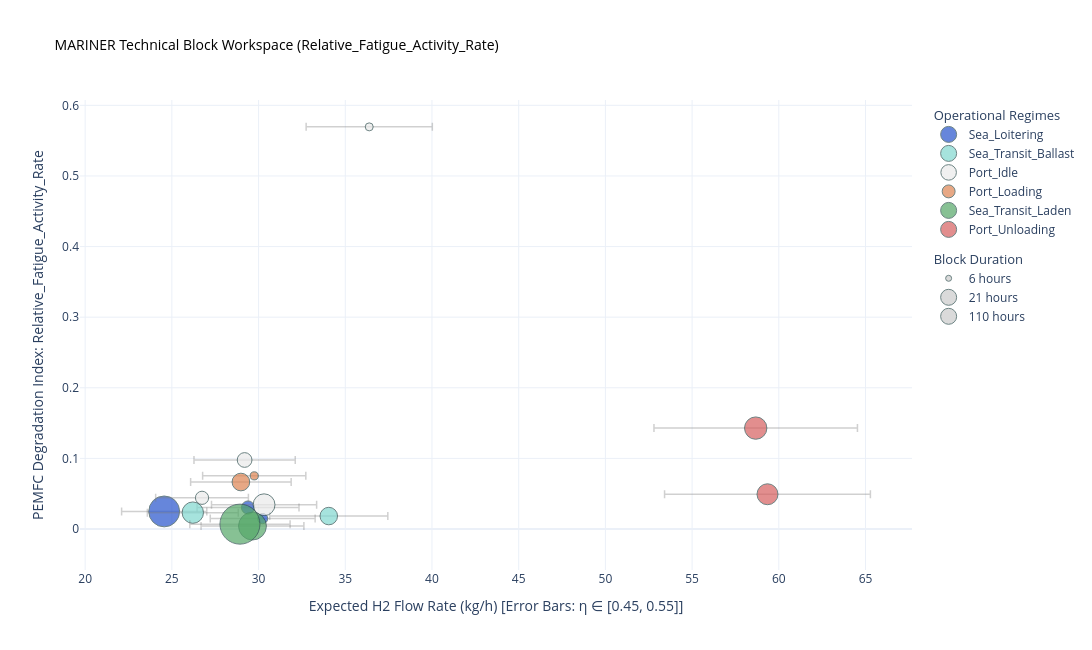
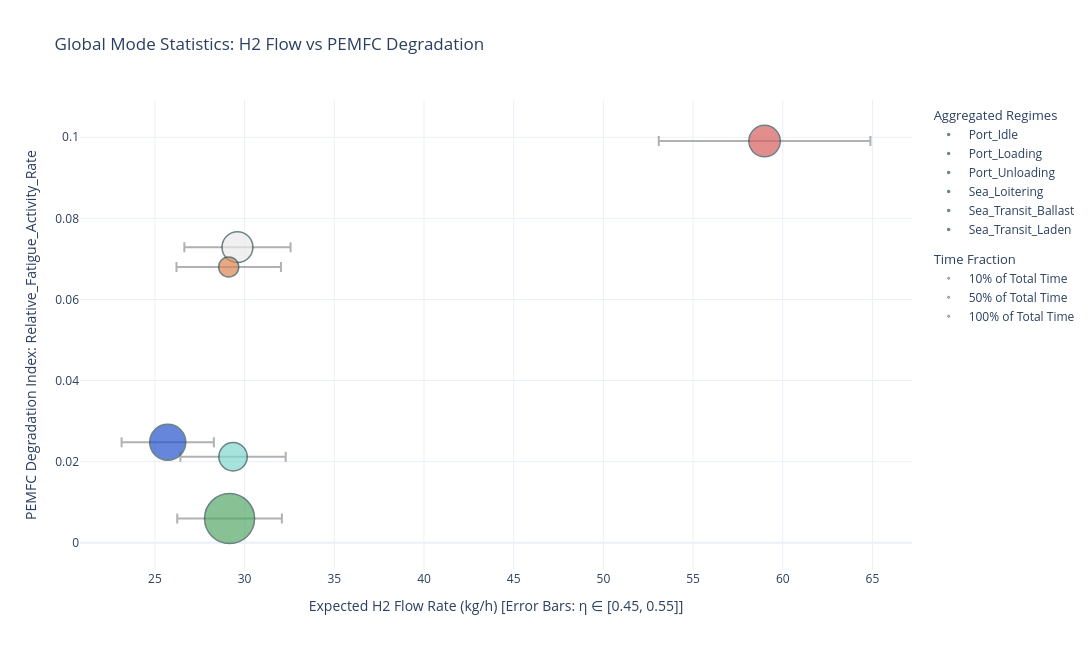

The cell these charts' notebook holds for them, in order:
### Code cell
fig_bricks_fatigue = plot_block_space(combined_filtered_registry, y_axis_metric='Relative_Fatigue_Activity_Rate', print_table=False)
fig_bricks_fatigue.show()

fig_stats_fatigue = plot_mode_statistics(combined_filtered_stats, y_axis_metric='Relative_Fatigue_Activity_Rate', print_table=False)
fig_stats_fatigue.show()

### Figure 1 — Plotly figure (JSON) as saved in the notebook; plotly's stock layout.template omitted (floating-point values rounded to 4 significant figures)
{"data": [{"error_x": {"array": [2.456, 3.024, 2.939], "color": "rgba(120,120,120,0.35)", "symmetric": true, "thickness": 1.5, "type": "data", "width": 4}, "hoverinfo": "text", "legendgroup": "Modes", "legendgrouptitle": {"text": "Operational Regimes"}, "marker": {"color": "#2653CC", "line": {"color": "DarkSlateGrey", "width": 1}, "size": [65.5, 7.083, 11.92], "sizemin": 4, "sizemode": "area", "sizeref": 0.1374}, "mode": "markers", "name": "Sea_Loitering", "text": ["<b>Mode Block: Sea_Loitering</b><br>File Origin: Rotherhithe_voy_179.csv<br>Start Timestamp: 2025-12-23 14:35<br>Total Duration: 65.50 h<br>Mean Power Demand: 405.0 kW<br>-----------------------------------<br>H2 Rate: [22.10 - 27.01] kg/h<br>Fatigue Damage Rate: 0.0249 (/s)<br>Power Fluctuation: 0.23 (kW²/s²)<br>", "<b>Mode Block: Sea_Loitering</b><br>File Origin: Rotherhithe_voy_179.csv<br>Start Timestamp: 2025-12-30 00:55<br>Total Duration: 7.08 h<br>Mean Power Demand: 498.7 kW<br>-----------------------------------<br>H2 Rate: [27.21 - 33.26] kg/h<br>Fatigue Damage Rate: 0.0147 (/s)<br>Power Fluctuation: 0.15 (kW²/s²)<br>", "<b>Mode Block: Sea_Loitering</b><br>File Origin: Wembley_voy_236.csv<br>Start Timestamp: 2026-01-30 12:00<br>Total Duration: 11.92 h<br>Mean Power Demand: 484.8 kW<br>-----------------------------------<br>H2 Rate: [26.45 - 32.33] kg/h<br>Fatigue Damage Rate: 0.0304 (/s)<br>Power Fluctuation: 0.31 (kW²/s²)<br>"], "type": "scatter", "x": [24.56, 30.24, 29.39], "y": [0.02487, 0.01473, 0.03038]}, {"error_x": {"array": [2.621, 3.405], "color": "rgba(120,120,120,0.35)", "symmetric": true, "thickness": 1.5, "type": "data", "width": 4}, "hoverinfo": "text", "legendgroup": "Modes", "legendgrouptitle": {"text": "Operational Regimes"}, "marker": {"color": "#81D8D0", "line": {"color": "DarkSlateGrey", "width": 1}, "size": [31.42, 21.08], "sizemin": 4, "sizemode": "area", "sizeref": 0.1374}, "mode": "markers", "name": "Sea_Transit_Ballast", "text": ["<b>Mode Block: Sea_Transit_Ballast</b><br>File Origin: Rotherhithe_voy_179.csv<br>Handling: Separated<br>Start Timestamp: 2025-12-22 10:50<br>Total Duration: 31.42 h<br>Mean Power Demand: 432.3 kW<br>-----------------------------------<br>H2 Rate: [23.59 - 28.83] kg/h<br>Fatigue Damage Rate: 0.0231 (/s)<br>Power Fluctuation: 0.19 (kW²/s²)<br>", "<b>Mode Block: Sea_Transit_Ballast</b><br>File Origin: Wembley_voy_236.csv<br>Handling: Separated<br>Start Timestamp: 2026-01-23 16:20<br>Total Duration: 21.08 h<br>Mean Power Demand: 561.6 kW<br>-----------------------------------<br>H2 Rate: [30.64 - 37.45] kg/h<br>Fatigue Damage Rate: 0.0183 (/s)<br>Power Fluctuation: 0.21 (kW²/s²)<br>"], "type": "scatter", "x": [26.21, 34.05], "y": [0.02315, 0.0183]}, {"error_x": {"array": [2.674, 3.638, 3.032, 2.919], "color": "rgba(120,120,120,0.35)", "symmetric": true, "thickness": 1.5, "type": "data", "width": 4}, "hoverinfo": "text", "legendgroup": "Modes", "legendgrouptitle": {"text": "Operational Regimes"}, "marker": {"color": "#EAEAEA", "line": {"color": "DarkSlateGrey", "width": 1}, "size": [12.0, 2.5, 32.83, 14.92], "sizemin": 4, "sizemode": "area", "sizeref": 0.1374}, "mode": "markers", "name": "Port_Idle", "text": ["<b>Mode Block: Port_Idle</b><br>File Origin: Rotherhithe_voy_179.csv<br>Start Timestamp: 2025-12-26 11:45<br>Total Duration: 12.00 h<br>Mean Power Demand: 441.0 kW<br>-----------------------------------<br>H2 Rate: [24.07 - 29.41] kg/h<br>Fatigue Damage Rate: 0.0442 (/s)<br>Power Fluctuation: 0.47 (kW²/s²)<br>", "<b>Mode Block: Port_Idle</b><br>File Origin: Rotherhithe_voy_179.csv<br>Start Timestamp: 2025-12-30 09:35<br>Total Duration: 2.50 h<br>Mean Power Demand: 600.1 kW<br>-----------------------------------<br>H2 Rate: [32.74 - 40.02] kg/h<br>Fatigue Damage Rate: 0.5695 (/s)<br>Power Fluctuation: 10.13 (kW²/s²)<br>", "<b>Mode Block: Port_Idle</b><br>File Origin: Wembley_voy_236.csv<br>Start Timestamp: 2026-01-24 13:25<br>Total Duration: 32.83 h<br>Mean Power Demand: 500.0 kW<br>-----------------------------------<br>H2 Rate: [27.29 - 33.35] kg/h<br>Fatigue Damage Rate: 0.0343 (/s)<br>Power Fluctuation: 0.20 (kW²/s²)<br>", "<b>Mode Block: Port_Idle</b><br>File Origin: Wembley_voy_236.csv<br>Start Timestamp: 2026-01-31 04:35<br>Total Duration: 14.92 h<br>Mean Power Demand: 481.5 kW<br>-----------------------------------<br>H2 Rate: [26.28 - 32.11] kg/h<br>Fatigue Damage Rate: 0.0977 (/s)<br>Power Fluctuation: 0.98 (kW²/s²)<br>"], "type": "scatter", "x": [26.74, 36.38, 30.32, 29.19], "y": [0.04417, 0.5695, 0.0343, 0.09772]}, {"error_x": {"array": [2.898, 2.975], "color": "rgba(120,120,120,0.35)", "symmetric": true, "thickness": 1.5, "type": "data", "width": 4}, "hoverinfo": "text", "legendgroup": "Modes", "legendgrouptitle": {"text": "Operational Regimes"}, "marker": {"color": "#DD8452", "line": {"color": "DarkSlateGrey", "width": 1}, "size": [21.42, 4.5], "sizemin": 4, "sizemode": "area", "sizeref": 0.1374}, "mode": "markers", "name": "Port_Loading", "text": ["<b>Mode Block: Port_Loading</b><br>File Origin: Rotherhithe_voy_179.csv<br>Start Timestamp: 2025-12-26 18:30<br>Total Duration: 21.42 h<br>Mean Power Demand: 478.0 kW<br>-----------------------------------<br>H2 Rate: [26.08 - 31.88] kg/h<br>Fatigue Damage Rate: 0.0665 (/s)<br>Power Fluctuation: 0.64 (kW²/s²)<br>", "<b>Mode Block: Port_Loading</b><br>File Origin: Wembley_voy_236.csv<br>Start Timestamp: 2026-01-24 17:45<br>Total Duration: 4.50 h<br>Mean Power Demand: 490.7 kW<br>-----------------------------------<br>H2 Rate: [26.78 - 32.73] kg/h<br>Fatigue Damage Rate: 0.0753 (/s)<br>Power Fluctuation: 0.76 (kW²/s²)<br>"], "type": "scatter", "x": [28.98, 29.75], "y": [0.06652, 0.07526]}, {"error_x": {"array": [2.965, 2.893], "color": "rgba(120,120,120,0.35)", "symmetric": true, "thickness": 1.5, "type": "data", "width": 4}, "hoverinfo": "text", "legendgroup": "Modes", "legendgrouptitle": {"text": "Operational Regimes"}, "marker": {"color": "#55A868", "line": {"color": "DarkSlateGrey", "width": 1}, "size": [53.33, 109.9], "sizemin": 4, "sizemode": "area", "sizeref": 0.1374}, "mode": "markers", "name": "Sea_Transit_Laden", "text": ["<b>Mode Block: Sea_Transit_Laden</b><br>File Origin: Rotherhithe_voy_179.csv<br>Handling: Separated<br>Start Timestamp: 2025-12-27 21:10<br>Total Duration: 53.33 h<br>Mean Power Demand: 489.0 kW<br>-----------------------------------<br>H2 Rate: [26.68 - 32.61] kg/h<br>Fatigue Damage Rate: 0.0041 (/s)<br>Power Fluctuation: 0.02 (kW²/s²)<br>", "<b>Mode Block: Sea_Transit_Laden</b><br>File Origin: Wembley_voy_236.csv<br>Handling: Separated<br>Start Timestamp: 2026-01-26 02:45<br>Total Duration: 109.92 h<br>Mean Power Demand: 477.1 kW<br>-----------------------------------<br>H2 Rate: [26.03 - 31.82] kg/h<br>Fatigue Damage Rate: 0.0069 (/s)<br>Power Fluctuation: 0.04 (kW²/s²)<br>"], "type": "scatter", "x": [29.65, 28.93], "y": [0.004113, 0.006866]}, {"error_x": {"array": [5.935, 5.867], "color": "rgba(120,120,120,0.35)", "symmetric": true, "thickness": 1.5, "type": "data", "width": 4}, "hoverinfo": "text", "legendgroup": "Modes", "legendgrouptitle": {"text": "Operational Regimes"}, "marker": {"color": "#D65F5F", "line": {"color": "DarkSlateGrey", "width": 1}, "size": [30.17, 34.33], "sizemin": 4, "sizemode": "area", "sizeref": 0.1374}, "mode": "markers", "name": "Port_Unloading", "text": ["<b>Mode Block: Port_Unloading</b><br>File Origin: Rotherhithe_voy_179.csv<br>Start Timestamp: 2025-12-30 12:05<br>Total Duration: 30.17 h<br>Mean Power Demand: 978.8 kW<br>-----------------------------------<br>H2 Rate: [53.41 - 65.28] kg/h<br>Fatigue Damage Rate: 0.0492 (/s)<br>Power Fluctuation: 0.76 (kW²/s²)<br>", "<b>Mode Block: Port_Unloading</b><br>File Origin: Wembley_voy_236.csv<br>Start Timestamp: 2026-01-31 10:35<br>Total Duration: 34.33 h<br>Mean Power Demand: 967.6 kW<br>-----------------------------------<br>H2 Rate: [52.80 - 64.53] kg/h<br>Fatigue Damage Rate: 0.1429 (/s)<br>Power Fluctuation: 1.56 (kW²/s²)<br>"], "type": "scatter", "x": [59.35, 58.67], "y": [0.04919, 0.1429]}, {"legendgroup": "Size", "legendgrouptitle": {"text": "Block Duration"}, "marker": {"color": "rgba(150,150,150,0.5)", "line": {"color": "DarkSlateGrey", "width": 1}, "size": [6], "sizemode": "area", "sizeref": 0.1374}, "mode": "markers", "name": "6 hours", "type": "scatter", "x": [null], "y": [null]}, {"legendgroup": "Size", "legendgrouptitle": {"text": "Block Duration"}, "marker": {"color": "rgba(150,150,150,0.5)", "line": {"color": "DarkSlateGrey", "width": 1}, "size": [21], "sizemode": "area", "sizeref": 0.1374}, "mode": "markers", "name": "21 hours", "type": "scatter", "x": [null], "y": [null]}, {"legendgroup": "Size", "legendgrouptitle": {"text": "Block Duration"}, "marker": {"color": "rgba(150,150,150,0.5)", "line": {"color": "DarkSlateGrey", "width": 1}, "size": [110], "sizemode": "area", "sizeref": 0.1374}, "mode": "markers", "name": "110 hours", "type": "scatter", "x": [null], "y": [null]}], "layout": {"height": 650, "hovermode": "closest", "title": {"font": {"color": "black", "size": 14}, "text": "MARINER Technical Block Workspace (Relative_Fatigue_Activity_Rate)"}, "width": 1100, "xaxis": {"title": {"text": "Expected H2 Flow Rate (kg/h) [Error Bars: η ∈ [0.45, 0.55]]"}}, "yaxis": {"title": {"text": "PEMFC Degradation Index: Relative_Fatigue_Activity_Rate"}}}}

### Figure 2 — Plotly figure (JSON) as saved in the notebook; plotly's stock layout.template omitted (floating-point values rounded to 4 significant figures)
{"data": [{"error_x": {"array": [2.96], "arrayminus": [2.96], "color": "rgba(100,100,100,0.5)", "thickness": 2, "type": "data", "width": 5}, "hoverinfo": "text", "hovertext": ["<b>Port_Idle</b><br>Time Fraction: 13.7% (62.2 hrs)<br>Mean Power: 488.2 kW<br>H2 Rate: [26.64 - 32.56] kg/h<br>Fatigue Damage Rate: 0.0729 (/h)<br>Power Fluctuation: 0.84 (kW^3/h^3)<br>"], "legendgroup": "Modes", "legendgrouptitle": {"text": "Aggregated Regimes"}, "marker": {"color": "#EAEAEA", "line": {"color": "DarkSlateGrey", "width": 1.5}, "size": [0.1374], "sizemin": 10, "sizemode": "area", "sizeref": 0.0002884}, "mode": "markers", "name": "Port_Idle", "type": "scatter", "x": [29.6], "y": [0.0729]}, {"error_x": {"array": [2.911], "arrayminus": [2.911], "color": "rgba(100,100,100,0.5)", "thickness": 2, "type": "data", "width": 5}, "hoverinfo": "text", "hovertext": ["<b>Port_Loading</b><br>Time Fraction: 5.7% (25.9 hrs)<br>Mean Power: 480.2 kW<br>H2 Rate: [26.20 - 32.03] kg/h<br>Fatigue Damage Rate: 0.0680 (/h)<br>Power Fluctuation: 0.66 (kW^3/h^3)<br>"], "legendgroup": "Modes", "legendgrouptitle": {"text": "Aggregated Regimes"}, "marker": {"color": "#DD8452", "line": {"color": "DarkSlateGrey", "width": 1.5}, "size": [0.05722], "sizemin": 10, "sizemode": "area", "sizeref": 0.0002884}, "mode": "markers", "name": "Port_Loading", "type": "scatter", "x": [29.11], "y": [0.06803]}, {"error_x": {"array": [5.899], "arrayminus": [5.899], "color": "rgba(100,100,100,0.5)", "thickness": 2, "type": "data", "width": 5}, "hoverinfo": "text", "hovertext": ["<b>Port_Unloading</b><br>Time Fraction: 14.2% (64.5 hrs)<br>Mean Power: 972.9 kW<br>H2 Rate: [53.09 - 64.88] kg/h<br>Fatigue Damage Rate: 0.0991 (/h)<br>Power Fluctuation: 1.19 (kW^3/h^3)<br>"], "legendgroup": "Modes", "legendgrouptitle": {"text": "Aggregated Regimes"}, "marker": {"color": "#D65F5F", "line": {"color": "DarkSlateGrey", "width": 1.5}, "size": [0.1424], "sizemin": 10, "sizemode": "area", "sizeref": 0.0002884}, "mode": "markers", "name": "Port_Unloading", "type": "scatter", "x": [58.99], "y": [0.09907]}, {"error_x": {"array": [2.572], "arrayminus": [2.572], "color": "rgba(100,100,100,0.5)", "thickness": 2, "type": "data", "width": 5}, "hoverinfo": "text", "hovertext": ["<b>Sea_Loitering</b><br>Time Fraction: 18.7% (84.5 hrs)<br>Mean Power: 424.1 kW<br>H2 Rate: [23.14 - 28.29] kg/h<br>Fatigue Damage Rate: 0.0248 (/h)<br>Power Fluctuation: 0.24 (kW^3/h^3)<br>"], "legendgroup": "Modes", "legendgrouptitle": {"text": "Aggregated Regimes"}, "marker": {"color": "#2653CC", "line": {"color": "DarkSlateGrey", "width": 1.5}, "size": [0.1866], "sizemin": 10, "sizemode": "area", "sizeref": 0.0002884}, "mode": "markers", "name": "Sea_Loitering", "type": "scatter", "x": [25.72], "y": [0.0248]}, {"error_x": {"array": [2.936], "arrayminus": [2.936], "color": "rgba(100,100,100,0.5)", "thickness": 2, "type": "data", "width": 5}, "hoverinfo": "text", "hovertext": ["<b>Sea_Transit_Ballast</b><br>Time Fraction: 11.6% (52.5 hrs)<br>Mean Power: 484.2 kW<br>H2 Rate: [26.42 - 32.29] kg/h<br>Fatigue Damage Rate: 0.0212 (/h)<br>Power Fluctuation: 0.20 (kW^3/h^3)<br>"], "legendgroup": "Modes", "legendgrouptitle": {"text": "Aggregated Regimes"}, "marker": {"color": "#81D8D0", "line": {"color": "DarkSlateGrey", "width": 1.5}, "size": [0.1159], "sizemin": 10, "sizemode": "area", "sizeref": 0.0002884}, "mode": "markers", "name": "Sea_Transit_Ballast", "type": "scatter", "x": [29.36], "y": [0.0212]}, {"error_x": {"array": [2.916], "arrayminus": [2.916], "color": "rgba(100,100,100,0.5)", "thickness": 2, "type": "data", "width": 5}, "hoverinfo": "text", "hovertext": ["<b>Sea_Transit_Laden</b><br>Time Fraction: 36.0% (163.2 hrs)<br>Mean Power: 481.0 kW<br>H2 Rate: [26.25 - 32.08] kg/h<br>Fatigue Damage Rate: 0.0060 (/h)<br>Power Fluctuation: 0.03 (kW^3/h^3)<br>"], "legendgroup": "Modes", "legendgrouptitle": {"text": "Aggregated Regimes"}, "marker": {"color": "#55A868", "line": {"color": "DarkSlateGrey", "width": 1.5}, "size": [0.3604], "sizemin": 10, "sizemode": "area", "sizeref": 0.0002884}, "mode": "markers", "name": "Sea_Transit_Laden", "type": "scatter", "x": [29.16], "y": [0.005967]}, {"legendgroup": "Size", "legendgrouptitle": {"text": "Time Fraction"}, "marker": {"color": "rgba(150,150,150,0.5)", "line": {"color": "DarkSlateGrey", "width": 1}, "size": [0.1], "sizemode": "area", "sizeref": 0.0002884}, "mode": "markers", "name": "10% of Total Time", "type": "scatter", "x": [null], "y": [null]}, {"legendgroup": "Size", "legendgrouptitle": {"text": "Time Fraction"}, "marker": {"color": "rgba(150,150,150,0.5)", "line": {"color": "DarkSlateGrey", "width": 1}, "size": [0.5], "sizemode": "area", "sizeref": 0.0002884}, "mode": "markers", "name": "50% of Total Time", "type": "scatter", "x": [null], "y": [null]}, {"legendgroup": "Size", "legendgrouptitle": {"text": "Time Fraction"}, "marker": {"color": "rgba(150,150,150,0.5)", "line": {"color": "DarkSlateGrey", "width": 1}, "size": [1], "sizemode": "area", "sizeref": 0.0002884}, "mode": "markers", "name": "100% of Total Time", "type": "scatter", "x": [null], "y": [null]}], "layout": {"height": 650, "hovermode": "closest", "title": {"text": "Global Mode Statistics: H2 Flow vs PEMFC Degradation"}, "width": 1100, "xaxis": {"title": {"text": "Expected H2 Flow Rate (kg/h) [Error Bars: η ∈ [0.45, 0.55]]"}}, "yaxis": {"title": {"text": "PEMFC Degradation Index: Relative_Fatigue_Activity_Rate"}}}}
